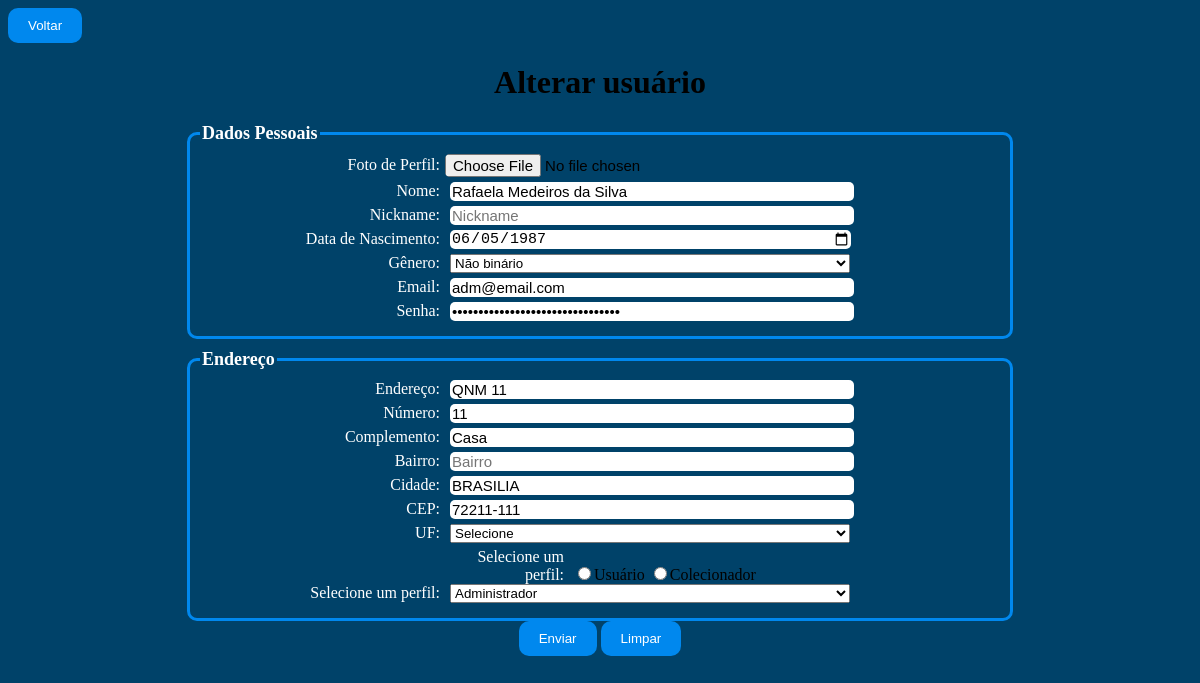
/view/alterar_usuario.php?id_usuario=1 (signed in), run on the app's committed database.
### tables this page shows
CREATE TABLE IF NOT EXISTS `usuario` (
  `id_usuario` INT(11) NOT NULL AUTO_INCREMENT,
  `nome_usu` VARCHAR(100) NOT NULL,
  `nickname_usu` VARCHAR(100) NULL DEFAULT NULL,
  `dt_de_nasci_usu` DATE NULL DEFAULT NULL,
  `genero_usu` ENUM('masculino', 'feminino', 'naoBinario', 'naoDeclarar') NOT NULL COMMENT 'Masculino, Feminino, Não Binário, Não Declarar',
  `email_usu` VARCHAR(100) NOT NULL,
  `senha_usu` VARCHAR(60) NOT NULL,
  `situacao_usu` VARCHAR(50) NULL DEFAULT 'Ativo' COMMENT 'Ativo, Inativo ou Bloqueado\\n',
  `foto_usu` VARCHAR(50) NULL DEFAULT NULL,
  `telefone` VARCHAR(20) NULL DEFAULT NULL,
  `cpf_cnpj` VARCHAR(14) NULL DEFAULT NULL,
  `endereco` VARCHAR(70) NULL DEFAULT NULL,
  `numero` CHAR(7) NULL DEFAULT NULL,
  `complemento` VARCHAR(15) NULL DEFAULT NULL,
  `bairro` VARCHAR(70) NULL DEFAULT NULL,
  `cidade` VARCHAR(70) NULL DEFAULT NULL,
  `cep` VARCHAR(15) NULL DEFAULT NULL,
  `uf` CHAR(2) NULL DEFAULT NULL,
  `fk_id_perfil` INT(11) NOT NULL,
  PRIMARY KEY (`id_usuario`, `fk_id_perfil`),
  INDEX `fk_usuario_perfil_usu1_idx` (`fk_id_perfil` ASC) ,
  CONSTRAINT `fk_usuario_perfil_usu1`
    FOREIGN KEY (`fk_id_perfil`)
    REFERENCES `perfil` (`id_perfil`)
    ON DELETE NO ACTION
    ON UPDATE NO ACTION);

### model/conexao.php (called while the page is built)
<?php
class Conexao{
    private static $conexao;
    public static function getInstance(){
        if(!isset(self::$conexao)){
            try{
                $options = array(
                    PDO::ATTR_PERSISTENT => true,
                    PDO::MYSQL_ATTR_INIT_COMMAND => 'SET NAMES UTF8;',
                    PDO::ATTR_ERRMODE => PDO::ERRMODE_EXCEPTION
                );
                self::$conexao = new PDO('mysql:host=localhost;dbname=cine_community','root','', $options);
                self::$conexao->setAttribute(PDO::ATTR_ERRMODE, PDO::ERRMODE_EXCEPTION);
            }catch(PDOException $exc){
                echo "Houve um erro ao se conectar com o Banco de Dados ".$exc->getMessage();
            }
        }
        return self::$conexao;
    }
}
?>

### model/dao/UsuarioDAO.php (called while the page is built, shortened)
<?php
require_once __DIR__ . '/../conexao.php';
require_once __DIR__ . '/../dto/UsuarioDTO.php';
class UsuarioDAO
{
    public $pdo;
    public function __construct()
    {
        $this->pdo = Conexao::getInstance();
    }
    public function recuperarPorID($id)
    {
        try {
            $sql = "SELECT * FROM usuario WHERE id_usuario=?";
            $stmt = $this->pdo->prepare($sql);
            $stmt->bindValue(1, $id);
            $stmt->execute();
            $usuarioFetch = $stmt->fetch(PDO::FETCH_ASSOC);
            if ($usuarioFetch != null) {
                $usuario = new UsuarioDTO();
                $usuario->setId_usuario($usuarioFetch["id_usuario"]);
                $usuario->setNome_usu($usuarioFetch["nome_usu"]);
                $usuario->setNickname_usu($usuarioFetch["nickname_usu"]);
                $usuario->setGenero_usu($usuarioFetch["genero_usu"]);
                $usuario->setDt_de_nasci_usu($usuarioFetch["dt_de_nasci_usu"]);
                $usuario->setEmail_usu($usuarioFetch["email_usu"]);
                $usuario->setSenha_usu($usuarioFetch["senha_usu"]);
                $usuario->setFoto_usu($usuarioFetch["foto_usu"]);
                $usuario->setTelefone($usuarioFetch["telefone"]);
                $usuario->setCpf_cnpj($usuarioFetch["cpf_cnpj"]);
                $usuario->setEndereco($usuarioFetch["endereco"]);
                $usuario->setNumero($usuarioFetch["numero"]);
                $usuario->setComplemento($usuarioFetch["complemento"]);
                $usuario->setCidade($usuarioFetch["cidade"]);
                $usuario->setCep($usuarioFetch["cep"]);
                $usuario->setfk_id_perfil($usuarioFetch["fk_id_perfil"]);
                $usuario->setSituacao_usu($usuarioFetch["situacao_usu"]);
                return $usuario;
            }
            return null;
        } catch (PDOException $e) {
            echo $e->getMessage();
            die();
        }
    }
}

### model/dto/UsuarioDTO.php (called while the page is built, shortened)
<?php
class  UsuarioDTO {
    private $nome_usu;
    private $nickname_usu;
    private $dt_de_nasci_usu;
    private $genero_usu;
    private $email_usu;
    private $senha_usu;
    private $foto_usu;
    private $endereco;
    private $numero;
    private $complemento;
    private $bairro;
    private $cidade;
    private $cep;
    public function getNome_usu() {
        return $this->nome_usu;
    }
    public function getNickname_usu() {
        return $this->nickname_usu;
    }
    public function getGenero_usu() {
        return $this->genero_usu;
    }
    public function getDt_de_nasci_usu() {
        return $this->dt_de_nasci_usu;
    }
    public function getEmail_usu() {
        return $this->email_usu;
    }
    public function getSenha_usu() {
        return $this->senha_usu;
    }
    public function getFoto_usu() {
        return $this->foto_usu;
    }
    public function getEndereco() {
        return $this->endereco;
    }
    public function getNumero() {
        return $this->numero;
    }
    public function getComplemento() {
        return $this->complemento;
    }
    public function getBairro() {
        return $this->bairro;
    }
    public function getCidade() {
        return $this->cidade;
    }
    public function getCep() {
        return $this->cep;
    }
    public function setNome_usu($nome_usu) {
        $this->nome_usu = $nome_usu;
    }
    public function setNickname_usu($nickname_usu) {
        $this->nickname_usu = $nickname_usu;
    }
    public function setGenero_usu($genero_usu) {
        $this->genero_usu	 = $genero_usu;
    }
    public function setDt_de_nasci_usu($dt_de_nasci_usu) {
        $this->dt_de_nasci_usu = $dt_de_nasci_usu;
    }
    public function setEmail_usu($email_usu) {
        $this->email_usu = $email_usu;
    }
    public function setSenha_usu($senha_usu) {
        $this->senha_usu = $senha_usu;
    }
    public function setFoto_usu($foto_usu) {
        $this->foto_usu = $foto_usu;
    }
    public function setEndereco($endereco) {
        $this->endereco = $endereco;
    }
    public function setNumero($numero) {
        $this->numero = $numero;
    }
    public function setComplemento($complemento) {
        $this->complemento = $complemento;
    }
    public function setCidade($cidade) {
        $this->cidade = $cidade;
    }
    public function setCep($cep) {
        $this->cep = $cep;
    }
}

### view/alterar_usuario.php (the view, shortened to what this page needs)
<!DOCTYPE html>
<html lang="pt-br">
<head>
    <link rel="stylesheet" href="../css/stylecadastrar.css">
</head>
<body>
    <?php
    require_once '../model/dao/UsuarioDAO.php';
    require_once '../model/dto/UsuarioDTO.php';
    $usuarioDAO = new UsuarioDAO();
    if (isset($_GET["id_usuario"])) {
        $id = $_GET["id_usuario"];
        $usuario = $usuarioDAO->recuperarPorID($id);
        if ($usuario != null) {
    ?>
          <button onclick="javascript:history.go(-1)" class="botao">Voltar</button>
            <center>
                <h1>Alterar usuário</h1>
                <form action="../control/control_alterar_usuario.php" method="POST">
                    <fieldset>
                        <legend>Dados Pessoais</legend>
                        <div class="inputBox">
                            <label for="foto_usu">Foto de Perfil:</label>
                            <input type="file" name="foto_usu" id="foto_usu" value="<?= $usuario->getFoto_usu(); ?>"  >
                        </div>
                        <div class="inputBox">
                            <label for="nome_usu">Nome:</label>
                            <input placeholder="Nome" type="text" name="nome_usu" id="nome_usu" value="<?= $usuario->getNome_usu(); ?>" required>
                        </div>
                        <div class="inputBox">
                            <label for="nickname_usu">Nickname:</label>
                            <input placeholder="Nickname" type="text" name="nickname_usu" id="nickname_usu" value="<?= $usuario->getNickname_usu(); ?>" required>
                        </div>
                        <div class="inputBox">
                            <label for="dt_de_nasci_usu">Data de Nascimento:</label>
                            <input placeholder="Data de Nascimento" type="date" name="dt_de_nasci_usu" id="dt_de_nasci_usu" value="<?= $usuario->getDt_de_nasci_usu(); ?>" required>
                        </div>
                        <div class="inputBox">
                            <label for="genero_usu">Gênero:</label>
                            <select id="genero_usu" name="genero_usu">
                                <option value="naoBinario" <?= ($usuario->getGenero_usu() == 'naoBinario') ? 'selected' : ''; ?>>Não binário</option>
                            </select>
                        </div>
                        <div class="inputBox">
                            <label for="email_usu">Email:</label>
                            <input placeholder="Email" type="email" name="email_usu" id="email_usu" value="<?= $usuario->getEmail_usu(); ?>" value="<?= $usuario->getEmail_usu(); ?>" required>
                        </div>
                        <div class="inputBox">
                            <label for="senha_usu">Senha:</label>
                            <input placeholder="Senha" type="password" name="senha_usu" id="senha_usu" value="<?= $usuario->getSenha_usu(); ?>" required>
                        </div>
                    </fieldset>
                    <fieldset>
                        <legend>Endereço</legend>
                        <div class="inputBox">
                            <label for="endereco">Endereço:</label>
                            <input placeholder="Endereço" type="text" name="endereco" id="endereco" value="<?= $usuario->getEndereco(); ?>" required>
                        </div>
                        <div class="inputBox">
                            <label for="numero">Número:</label>
                            <input placeholder="Número" type="text" name="numero" id="numero" value="<?= $usuario->getNumero(); ?>" required>
                        </div>
                        <div class="inputBox">
                            <label for="complemento">Complemento:</label>
                            <input placeholder="Complemento" type="text" name="complemento" id="complemento" value="<?= $usuario->getComplemento(); ?>" required>
                        </div>
                        <div class="inputBox">
                            <label for="bairro">Bairro:</label>
                            <input placeholder="Bairro" type="text" name="bairro" id="bairro" value="<?= $usuario->getBairro(); ?>" required>
                        </div>
                        <div class="inputBox">
                            <label for="cidade">Cidade:</label>
                            <input placeholder="Cidade" type="text" name="cidade" id="cidade" value="<?= $usuario->getCidade(); ?>" required>
                        </div>
                        <div class="inputBox">
                            <label for="cep">CEP:</label>
                            <input placeholder="CEP" type="text" name="cep" id="cep" value="<?= $usuario->getCep(); ?>" required>
                        </div>
                        <div class="inputBox">
                            <label for="uf">UF:</label>
                            <select id="uf" name="uf">
                                <option value="0">Selecione</option>
                            </select>
                        </div>
                        <div>
                            <label for="fk_id_perfil">Selecione um perfil:</label>
                            <input type="radio" id="usuario" name="fk_id_perfil" value="4" value="<?= $usuario->getEmail_usu(); ?>" required>Usuário
                            <input type="radio" id="colecionador" name="fk_id_perfil" value="3" value="<?= $usuario->getEmail_usu(); ?>" required>Colecionador
                        </div>
                    <div class="inputBox">
                        <label for="fk_id_perfil">Selecione um perfil:</label>
                        <?php
                        if (isset($_SESSION['id_perfil']) && $_SESSION['id_perfil'] == 1) {
                            echo '
                         <select id="fk_id_perfil" name="fk_id_perfil" required>
                         <option value="1">Administrador</option>
                         <option value="2">Moderador</option>
                         <option value="3">Colecionador</option>
                         <option value="4">Usuário</option>
                         </select>';
                        } else if (isset($_SESSION['id_perfil']) && $_SESSION['id_perfil'] == 2) {
                            echo '
                         <select id="fk_id_perfil" name="fk_id_perfil" required>
                         <option value="3">Colecionador</option>
                         <option value="4">Usuário</option>
                         <option value="2">Moderador</option>
                         </select>';
                        } else {
                            echo '
                         <select id="fk_id_perfil" name="fk_id_perfil" required>
                         <option value="3">Colecionador</option>
                         <option value="4">Usuário</option>
                         </select>';
                        }
                        ?>
                    </div>
                    </fieldset>
                    <input type="submit" onclick="funCad()" value="Enviar" class="botao">
                    <input type="reset" value="Limpar" class="botao">
                </form>
            </center>
    <?php
        } else {
            echo "Usuário não encontrado.";
        }
    }
    ?>
</body>
</html>

### css/stylecadastrar.css (style rules this page uses)
body { background-color: #004269; }
fieldset { margin-top: 10px; padding: 10px; border: 3px solid #08ef; border-radius: 10px; width: 800px; }
legend { font-weight: bold; font-size: 18px; color: #fff; }
label { display: inline-block; width: 120px; text-align: right; margin-right: 5px; color: #fff; }
input[type="text"], input[type="email"], input[type="date"], input[type="password"], input[type="file"], input[type="tel"] { width: 200px; font-size: 15px; border-radius: 5px; border: none; }
.inputBox { margin-bottom: 5px; }
fieldset .inputBox { display: flex; align-items: center; }
fieldset .inputBox label { flex-basis: 30%; }
fieldset .inputBox input[type="text"], fieldset .inputBox input[type="date"], fieldset .inputBox input[type="email"], fieldset .inputBox input[type="password"], fieldset.inputBox input[type="radio"], fieldset .inputBox select { flex-basis: 50%; margin-left: 5px; }
.botao { margin-top: 0px; background-color: #08ef; color: #fff; border: none; padding: 10px 20px; cursor: pointer; border-radius: 10px; }

### data on the page
usuario: nome_usu "Rafaela Medeiros da Silva", dt_de_nasci_usu "06/05/1987", genero_usu "Não binário", email_usu "adm@email.com", endereco "QNM 11", numero "11", complemento "Casa", cidade "BRASILIA", cep "72211-111"
